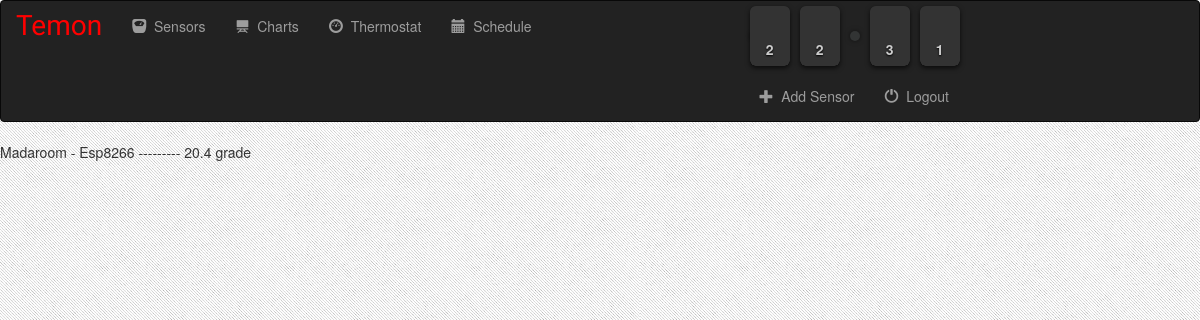
Page /monitor/1/ on the earlier database version.
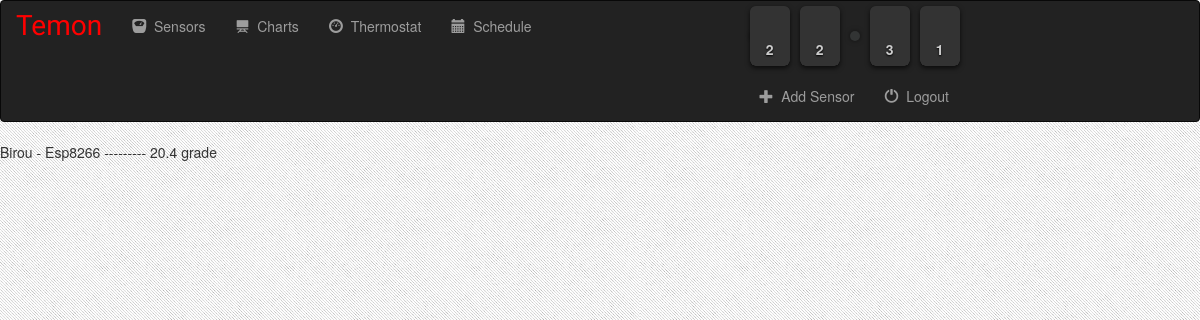
Same page on the later database version.
### monitor/models.py (models this page shows, shortened)
class Sensor(models.Model):
    name = models.CharField(max_length=250)
    location = models.CharField(max_length=50)
    sensor_ip = models.GenericIPAddressField(protocol='IPv4')
    sensor_model = models.CharField(max_length=90)
    picture = models.CharField(max_length=1000)
    current_temperature = models.FloatField(max_length=100)
    def __str__(self):
        return self.name + ' - ' + self.sensor_model + ' --------- ' + str(self.current_temperature) + ' grade'

### monitor/views.py (the view)
# urls.py: url(r'^(?P<sensor_id>[0-9]+)/$', views.detail, name='detail'),
def detail(request, sensor_id):
    try:
        sensor = Sensor.objects.get(pk=sensor_id)
    except Sensor.DoesNotExist:
        raise Http404("INEXISTENT")
    return render(request, 'monitor/detail.html', {'sensor' : sensor})

### monitor/templates/monitor/detail.html (shortened to what this page needs)
{% extends 'monitor/base.html' %}
{% block body %}
{{ sensor }}
{% endblock %}

### monitor/templates/monitor/base.html (shortened to what this page needs)
<!DOCTYPE html>
<html lang="en">
<head>
</head>
<body>
{% load staticfiles %}
<link rel="stylesheet" href="{% static 'js/bootstrap/css/bootstrap.min.css' %}">
<link rel="stylesheet" type="text/css" href="{% static 'monitor/css/style.css' %}">
<link rel="stylesheet" href="{% static 'css/flipclock/flipclock.css' %}">
<nav class="navbar navbar-inverse">
    <div class="container-fluid">
        <div class="navbar-header">
            <a class="navbar-brand" href="{% url 'index' %}" style="color:red">Temon</a>
        </div>
        <div class="collapse navbar-collapse" id="topNavBar">
            <ul class="nav navbar-nav">
                <li class="">
                    <a href="{% url 'sensors'%}">
                        <span class="glyphicon glyphicon-scale" aria-hidden="true"></span>&nbsp
                        Sensors
                    </a>
                </li>
                <li class="">
                    <a href="{% url 'chart' %}">
                        <span class="glyphicon glyphicon-blackboard" aria-hidden="true"></span>&nbsp
                        Charts
                    </a>
                </li>
                <li class="">
                    <a href="{% url 'thermostat'%}">
                        <span class="glyphicon glyphicon-dashboard" aria-hidden="true"></span>&nbsp
                        Thermostat
                    </a>
                </li>
                <li class="">
                    <a href="{% url 'index'%}">
                        <span class="glyphicon glyphicon-calendar" aria-hidden="true"></span>&nbsp
                        Schedule
                    </a>
                </li>
            </ul>
            <ul class="nav navbar-nav navbar-right">
                <li class="clock" style="margin:0em;">
                </li>
                <li class="">
                    <a href="{% url 'sensors-add'%}">
                        <span class="glyphicon glyphicon-plus" aria-hidden="true"></span>&nbsp
                        Add Sensor
                    </a>
                </li>
                <li class="">
                    <a href="{% url 'index'%}">
                        <span class="glyphicon glyphicon-off" aria-hidden="true"></span>&nbsp
                        Logout
                    </a>
                </li>
            </ul>
        </div>
    </div>
</nav>
{% block body %}
{% endblock %}
</body>
</html>

### monitor/static/monitor/css/style.css (style rules this page uses)
body { background: white url("/static/monitor/images/bck.jpg"); }
.navbar { border-radius: -; }
.navbar-brand { font-family: 'Days One', cursive; font-size: 200%; }

### monitor/static/css/flipclock/flipclock.css (style rules this page uses)
.flip-clock-wrapper { font: normal 11px "Helvetica Neue", Helvetica, sans-serif; -webkit-user-select: none; }
.flip-clock-wrapper { text-align: center; position: relative; width: 100%; margin: 1em; }
.flip-clock-wrapper:before, .flip-clock-wrapper:after { content: " "; display: table; }
.flip-clock-wrapper:after { clear: both; }

Differences in the rows shown:
changed Sensor: name+sensor_model+current_temperature "Madaroom - Esp8266 --------- 20.4 grade" → "Birou - Esp8266 --------- 20.4 grade"
